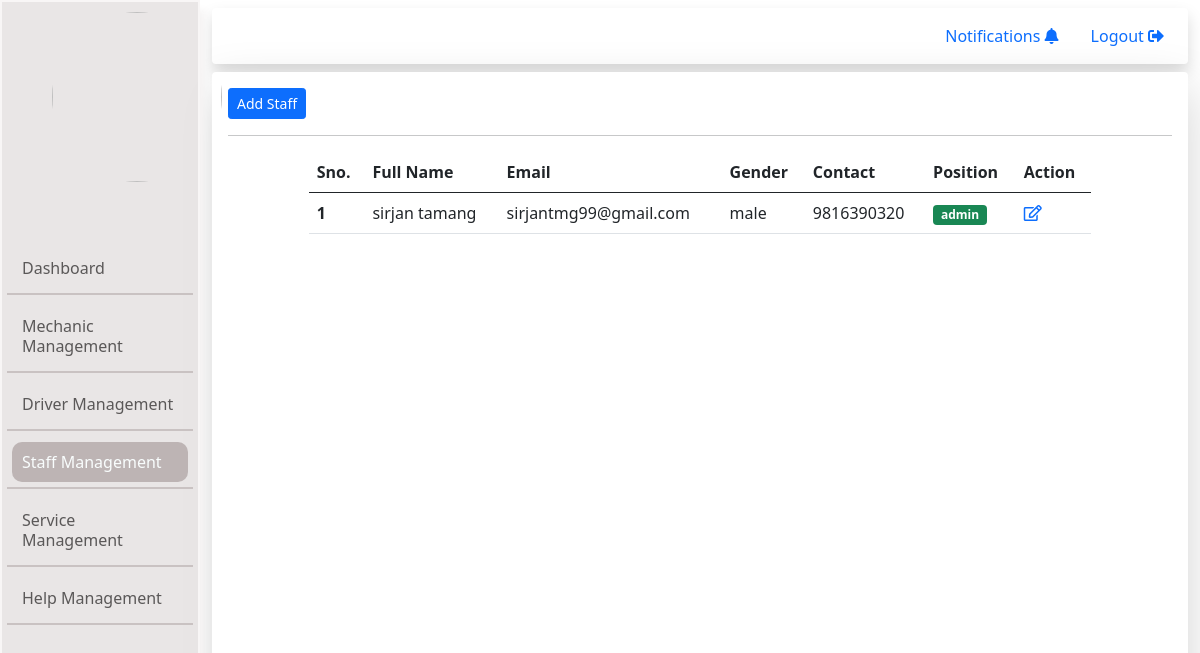
The app's page /myadmin/staff_mngt/ with its own data.
### tracker/models/staff.py (models this page shows, shortened)
class Staff(Person):
    staffId = models.AutoField(unique=True,primary_key=True)
    admin = models.BooleanField(default=False)

### myadmin/views/staff_view.py (the view)
# urls.py: path("",StaffIndexView.as_view(),name="staff_index"),
class StaffIndexView(View):
    def get(self,request):
        staffs = Staff.objects.all()
        context = {
            'staffs':staffs
        }
        return render(request,"myadmin/staff/index.html",context)

### templates/myadmin/staff/index.html (shortened to what this page needs)
{% extends 'myadmin/base/layout.html' %}
{% block inner_content %}
    <div class="shadow-lg p-3 mb-2 bg-body rounded" id="main_content">
        <div>
            <a href="{% url 'admin_driver_add' %}" class="btn btn-sm btn-primary">Add Staff</a>
        </div>
        <hr>
        <div class="row">
            <div class="col-10 mx-auto">
                <table class="table">
                    <thead>
                      <tr>
                        <th scope="col">Sno.</th>
                        <th scope="col">Full Name</th>
                        <th scope="col">Email</th>
                        <th scope="col">Gender</th>
                        <th scope="col">Contact </th>
                        <th scope="col">Position</th>
                        <th scope="col">Action</th>
                      </tr>
                    </thead>
                    <tbody>
                      {% for staff in staffs %}
                      <tr>
                        <th scope="row">{{forloop.counter}}</th>
                        <td>{{staff.fname}} {{staff.lname}}</td>
                        <td>{{staff.email}}</td>
                        <td>{{staff.gender}}</td>
                        <td>{{staff.contact_no}}</td>
                        <td>
                          {% if staff.admin %}
                          <span class="badge bg-success">
                            admin
                          </span>
                          {% else %}
                          <span class="badge bg-warning">
                            staff
                          </span>
                          {% endif %}
                        </td>
                        <td>
                          <a href="">
                            <i class="far fa-edit"></i>
                          </a>
                        </td>
                      </tr>
                      {% endfor %}
                    </tbody>
                  </table>
            </div>
        </div>
    </div>
{% endblock inner_content %}

### static/css/myadmin.css (style rules this page uses)
#main_content { height:90vh; }

### records on screen
Staff: fname "sirjan", lname "tamang", email "sirjantmg99@gmail.com", gender "male", contact_no "9816390320", admin "admin"
